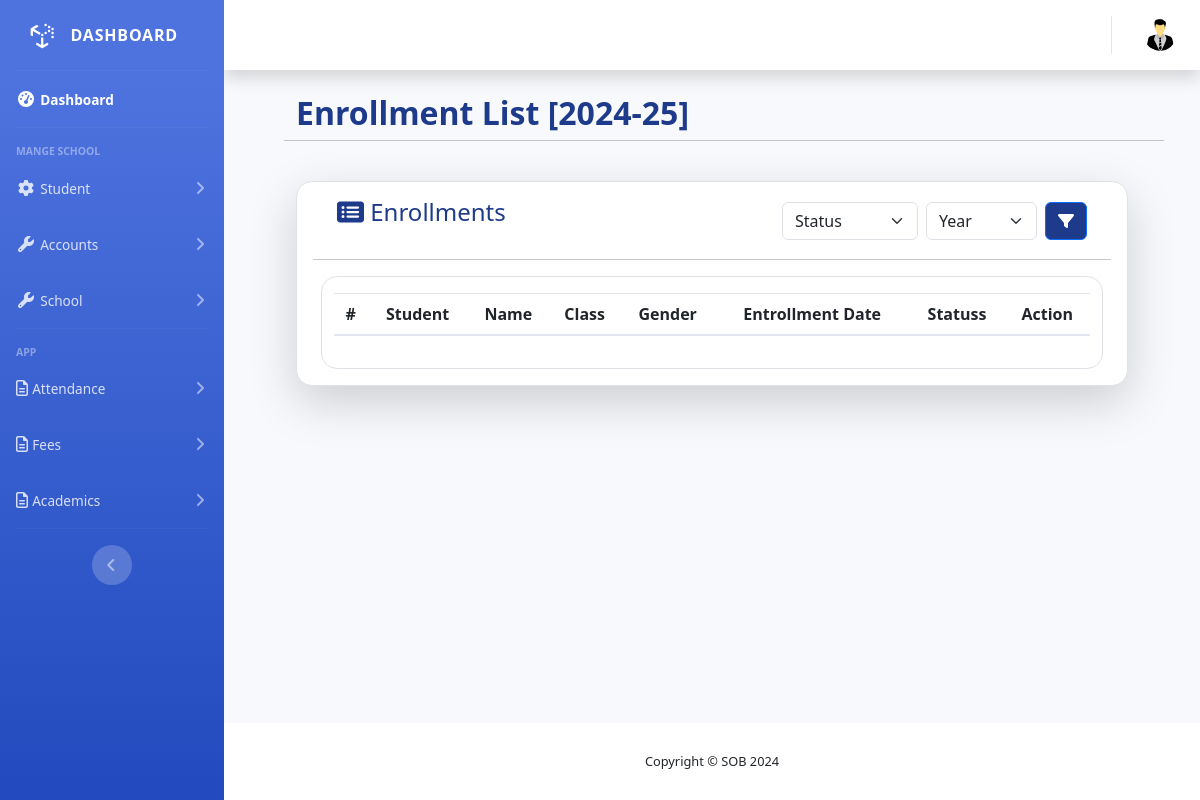
Before: /student/enrollments/ with the older database file.
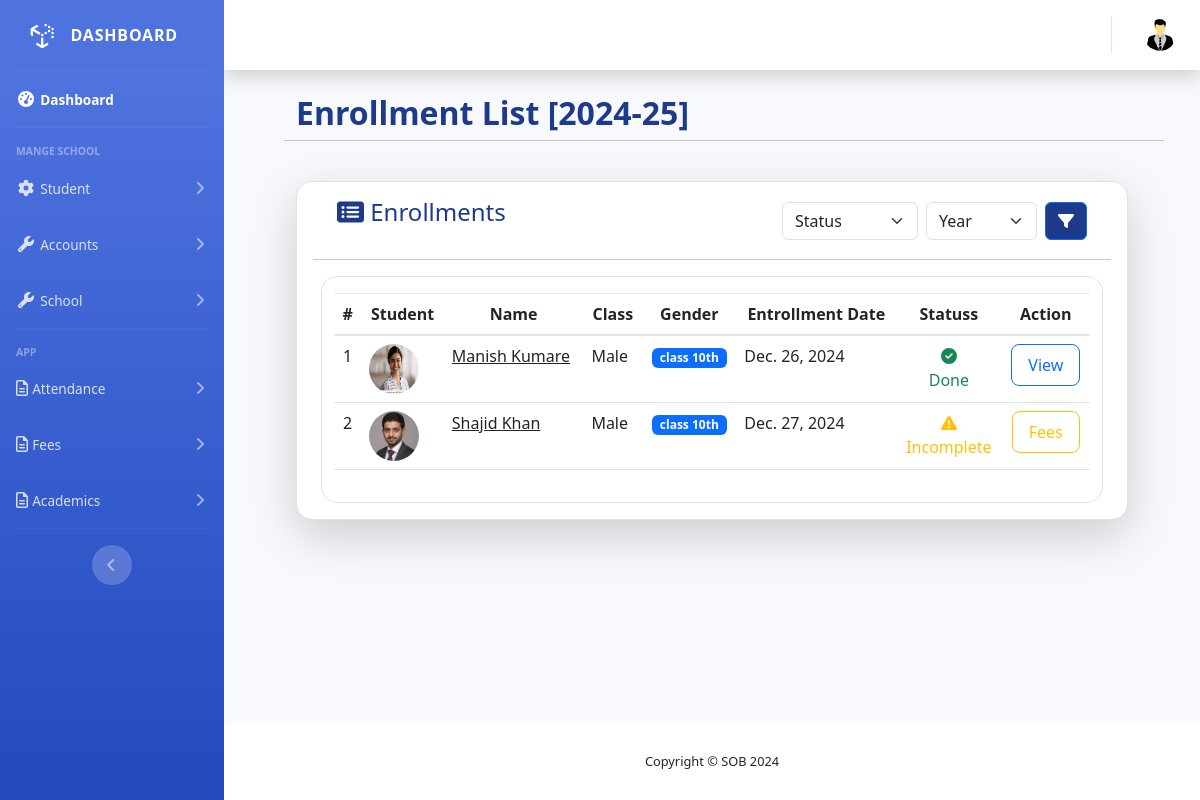
After: the same page with the newer database file.
### core/models.py (models this page shows, shortened)
class AcademicYear(models.Model):
    name = models.CharField(max_length=8, unique=True)
    start_date = models.DateField()
    end_date = models.DateField()
    is_active = models.BooleanField(default=False)
    def __str__(self):
        return self.name

class Class(models.Model):
    name = models.CharField(max_length=50, help_text="Class 1st etc...")
    section = models.CharField(max_length=1, choices=LETTER_CHOICES,null=True, blank=True)
    alias = models.CharField(max_length=20, null=True, blank=True)
    user = models.ForeignKey(User, on_delete=models.SET_NULL, null=True, blank=True,related_name='class_teacher_of', limit_choices_to={'user_type': 'T'}, verbose_name="Class Teacher")
    total_students = models.PositiveIntegerField(default=0)
    class_monitor_boy = models.ForeignKey(User, on_delete=models.SET_NULL, null=True, blank=True, related_name='monitor_boy_of', limit_choices_to={'user_type': 'STU'},)
    class_monitor_girl = models.ForeignKey(User, on_delete=models.SET_NULL, null=True, blank=True, related_name='monitor_girl_of', limit_choices_to={'user_type': 'STU'},)
    subjects = models.ManyToManyField(Subject, related_name='classes')
    history = HistoricalRecords()
    def __str__(self):
        return f"{self.name} {self.section or ''}"

### student/models.py (models this page shows, shortened)
class Enrollment(models.Model):
    student = models.ForeignKey(Student, on_delete=models.CASCADE, related_name='enrollments')
    academic_year = models.ForeignKey(AcademicYear, on_delete=models.CASCADE, related_name='enrollments')
    standard = models.ForeignKey(Class, on_delete=models.CASCADE, related_name='enrollments')
    enrollment_date = models.DateField(auto_now_add=True)
    cancel_enroll = models.BooleanField(default=False)
    class Meta:
        unique_together = ('student','academic_year')

class Student(models.Model):
    user = models.OneToOneField(User, on_delete=models.CASCADE, related_name='student', null=True, blank=True)
    first_name = models.CharField(max_length=100)
    last_name = models.CharField(max_length=100)
    date_of_birth = models.DateField()
    gender = models.CharField(max_length=10, choices=[('male', 'Male'), ('female', 'Female')])
    adhar_number = models.CharField(
        max_length=12,  # Ensures the field allows a maximum of 12 characters
        validators=[RegexValidator(r'^\d{12}$', message="Aadhar number must be exactly 12 digits.")],
        unique=True,  # Enforces uniqueness in the database
        verbose_name="Aadhar Number"
    )
    religion = models.CharField(max_length=50, choices=RELIGION_CHOICES)
    photo = models.ImageField(upload_to='student_photos/', blank=True, null=True, verbose_name="Student Photo", help_text="Upload a valid image file (JPG, PNG, etc.) not exceeding 500 KB.", height_field=None, width_field=None)
    profile_creation_date = models.DateField(auto_now_add=True)
    last_school_name = models.CharField(max_length=255)
    last_class_attended = models.CharField(max_length=100)
    examination_board = models.CharField(max_length=100)
    percentage_or_grade = models.CharField(max_length=50)  # Can store percentage or grade
    leaving_certificate_date = models.DateField(null=True, blank=True)
    leaving_certificate_number = models.CharField(max_length=100)
    nationality = models.CharField(max_length=10, choices=[('in', 'India'), ('o', 'Other')])
    residential_address = models.TextField(max_length=70)
    residential_city = models.CharField(max_length=100)
    residential_state = models.CharField(max_length=100 , choices=INDIAN_STATES)
    residential_pin_code = models.CharField(max_length=6, validators=[RegexValidator(r'^\d{6}$')])
    permanent_address = models.TextField(max_length=70)
    permanent_city = models.CharField(max_length=100)
    permanent_state = models.CharField(max_length=100, choices=INDIAN_STATES)
    permanent_pin_code = models.CharField(max_length=6, validators=[RegexValidator(r'^\d{6}$')])
    local_guardian_name = models.CharField(max_length=100, null=True, blank=True)
    local_guardian_mobile = models.CharField(max_length=15, null=True, blank=True)
    local_guardian_address = models.TextField(null=True, blank=True)
    local_guardian_health_problem = models.TextField(null=True, blank=True)
    relation_to_guardian = models.CharField(max_length=50, blank=True, null=True, help_text="Relation to the guardian, e.g. Uncle, Aunt")
    father_name = models.CharField(max_length=100)
    father_age = models.IntegerField(null=True, blank=True)
    father_education = models.CharField(max_length=100, null=True, blank=True)
    father_occupation = models.CharField(max_length=100, null=True, blank=True)
    father_organisation = models.CharField(max_length=100, null=True, blank=True)
    father_designation = models.CharField(max_length=100,null=True, blank=True)
    father_languages_known = models.CharField(max_length=200, null=True, blank=True)
    father_mobile_number = models.CharField(max_length=10)
    father_email = models.EmailField(null=True, blank=True)
    father_phone = models.CharField(max_length=20, null=True, blank=True)
    father_annual_income = models.DecimalField(max_digits=12, decimal_places=2,null=True, blank=True)
    mother_name = models.CharField(max_length=100)
    mother_age = models.IntegerField(null=True, blank=True)
    mother_education = models.CharField(max_length=100,null=True, blank=True)
    mother_occupation = models.CharField(max_length=100,null=True, blank=True)
    mother_organisation = models.CharField(max_length=100,null=True, blank=True)
    mother_designation = models.CharField(max_length=100,null=True, blank=True)
    mother_languages_known = models.CharField(max_length=200, null=True, blank=True)
    mother_mobile_number = models.CharField(max_length=10)
    mother_email = models.EmailField(null=True, blank=True)
    mother_phone = models.CharField(max_length=20,null=True, blank=True)
    mother_annual_income = models.DecimalField(max_digits=12, decimal_places=2,null=True, blank=True)

### student/views.py (the view, shortened to what this page needs)
# urls.py: path('enrollments/', EnrollmentlistView.as_view(), name='enrollment-list'), #all students
class EnrollmentlistView(ListView):
    model = Enrollment
    template_name = 'student/enrollment_list.html'
    context_object_name = 'enrollments'
    def get_queryset(self):
        current_academic_year = AcademicYear.objects.get(start_date__lte=date.today(), end_date__gte=date.today())
        enrollment = Enrollment.objects.filter(academic_year=current_academic_year)
        return enrollment
    def get_context_data(self, **kwargs):
        context = super().get_context_data(**kwargs)
        context['academic_years'] = AcademicYear.objects.all()
        context['active_academic_year'] = AcademicYear.objects.get(start_date__lte=date.today(), end_date__gte=date.today())
        return context

### student/templates/student/enrollment_list.html (shortened to what the changed rows need)
{% extends "base.html" %}
{% load static %}
{% block head %}
<link rel="stylesheet" href="https://cdnjs.cloudflare.com/ajax/libs/twitter-bootstrap/5.3.0/css/bootstrap.min.css">
<link rel="stylesheet" href="https://cdn.datatables.net/2.1.8/css/dataTables.bootstrap5.css">
{% endblock head %}
{% block main %}
<div class="row mx-1 mx-md-4 mx-lg-5">
        <div class="d-flex justify-content-between align-items-center">
          <h2 class="fw-bold text-start" style="color:#1E3A8A;">Enrollment List [{% if request.GET.ay %}{{request.GET.ay}}{% elif active_academic_year %}{{active_academic_year}}{% else %} <span class="text-danger">Currect Academic Year Not Register</span>{% endif %}]</h2>
        </div>
      <div class="col mt-4">
            <div class="card border rounded-4 shadow-lg responsive-table">
              <div class="card-body">
                <div class="row border rounded-4 mx-lg-2 mx-1">
                  <div class="col-12">
                    <div class="table-responsive my-3">
                      <table id="enrollTable" class="table" style="width:100%">
                          <thead>
                            <tr class="text-center">
                                <th class="text-center">#</th>
                                <th class="text-center">Student</th>
                                <th class="text-center">Name</th>
                                <th class="text-center">Class</th>
                                <th class="text-center">Gender</th>
                                <th class="text-center">Entrollment Date</th>
                                <th class="text-center">Statuss</th>
                                <th class="text-center">Action</th>
                            </tr>
                        </thead>
                        <tbody>
                          {% for enroll in enrollments %}
                            <tr style="background-color: #eb0000 !important;">
                              <td class="text-center" >{{forloop.counter}}</td>
                                <td>
                                    {% if enroll.student.photo %}
                                    <img src="{{enroll.student.photo.url}}" alt="" class="avatar-sm rounded-circle me-2" style="width: 50px; height: 50px;"/>
                                    {% else %}
                                    <img src="{% static "core/img/profile.png" %}" alt="" class="avatar-sm rounded-circle me-2" style="width: 50px; height: 50px;"/>
                                    {% endif %}
                                </td>
                                <td><a href="{% url "student-detail" enroll.student.id %}" class="text-body">{{enroll.student.first_name|capfirst}} {{enroll.student.last_name|capfirst}}</a></td>
                                <td>{{enroll.student.gender|capfirst }}</td>
                                <td class="text-center"><span class="badge text-bg-primary">{{enroll.standard}}</span></td>
                                <td>{{enroll.enrollment_date}}</td>
                                <td class="text-center">
                                  {% if enroll.cancel_enroll %}
                                    <i class="fa-solid fa-circle-xmark text-danger"></i> <br>
                                    <span class="text-danger">Canceled</span>
                                  {% elif not enroll.fees_collection %}
                                  <i class="fa-solid fa-triangle-exclamation text-warning"></i><br>
                                  <span class="text-warning">Incomplete</span>
                                  {% else %}
                                  <i class="fa-solid fa-circle-check text-success"></i><br>
                                    <span class="text-success">Done</span>
                                  {% endif %}
                                </td>
                                <td class="text-center">
                                  {% if not enroll.fees_collection %}
                                  <a href="{% url "enroll_step4" enroll.id %}" class="btn btn-outline-warning px-3 py-2 rounded-3 font-size-16" type="button"> Fees </a>
                                  {% else %}
                                  <a href="{% url "enrollment-detail" enroll.id %}" class="btn btn-outline-primary px-3 py-2 rounded-3 font-size-16" type="button"> View </a>
                                  {% endif %}
                                </td>
                            </tr>
                          {% endfor %}
                        </tbody>
                      </table>
                    </div>
                  </div>
                </div>
              </div>
            </div>
      </div>
</div>
{% endblock main %}

Changed rows visible on the page:
added Enrollment: student.photo (picture), student.first_name "Manish", student.last_name "Kumare", student.gender "Male", standard "class 10th", enrollment_date "Dec. 26, 2024", cancel_enroll False (drawn), shows "View"
added Enrollment: student.photo (picture), student.first_name "Shajid", student.last_name "Khan", student.gender "Male", standard "class 10th", enrollment_date "Dec. 27, 2024", cancel_enroll False (drawn), shows "Fees"
